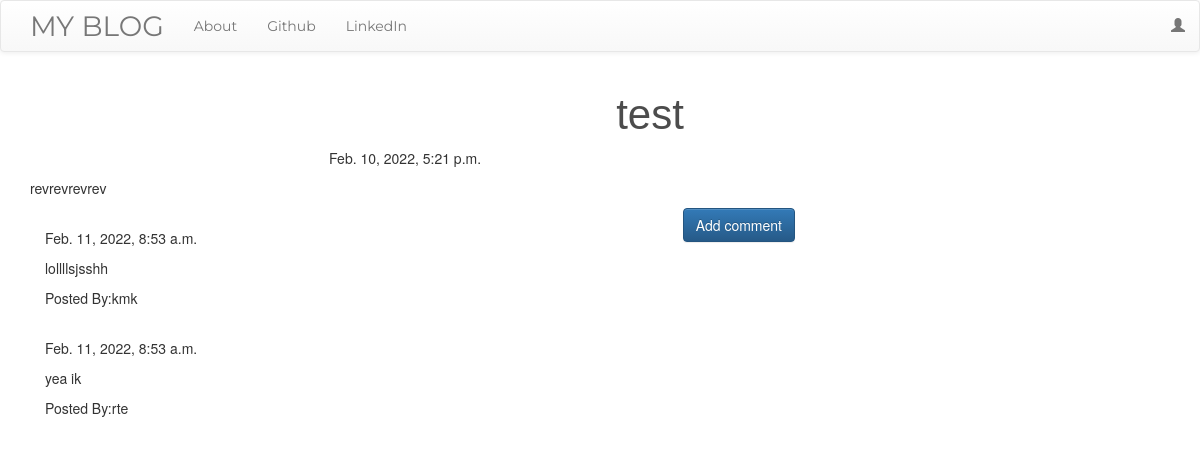
The app's page /post/4/ with its own data.
### blog/models.py (models this page shows, shortened)
class Post(models.Model):
    author = models.ForeignKey('auth.User',on_delete=models.CASCADE)
    title = models.CharField(max_length=200)
    text = models.TextField()
    create_date=models.DateTimeField(default=timezone.now())
    published_date=models.DateTimeField(blank=True,null=True)

class Comment(models.Model):
    post=models.ForeignKey('blog.post',related_name='comments',on_delete=models.CASCADE)
    author=models.CharField(max_length=200)
    text = models.TextField()
    created_date=models.DateTimeField(default=timezone.now())
    approved_comment=models.BooleanField(default=False)

### blog/views.py (the view)
# urls.py: path('post/<pk>/',views.PostDetailView.as_view(),name='post_detail'),
class PostDetailView(DetailView):
    model=Post

### blog/templates/blog/post_detail.html (shortened to what this page needs)
{%extends "blog/base.html" %}
{% block content %}
  <h1 class="posttitle loader">{{post.title}}</h1>
  {% if post.published_date %}
  <div class="date postdate">
    {{post.published_date}}
  </div>
  {% else %}
  <a class="btn btn-default" href="{% url 'post_publish' pk=post.pk %}">Publish</a>
  {% endif %}
  <p class="postcontent">{{post.text|safe|linebreaksbr}}</p>
    <a class="btn btn-primary btn-comment" href="{% url 'add_comment_to_post' pk=post.pk %}">Add comment</a>
    <div class="container">
      {% for comment in post.comments.all %}
      <br>
        {% if user.is_authenticated or comment.approved_comment %}
        {{comment.created_date}}
<p>{{comment.text|safe|linebreaks}}</p>
<p>Posted By:{{comment.author}}</p>
{%endif%}
{% empty %}
<p>No comments</p>
      {%endfor%}
    </div>
{% endblock %}

### blog/templates/blog/base.html (shortened to what this page needs)
<!DOCTYPE html>
{% load static %}
<html lang="en" dir="ltr">
  <head>
    <link rel="stylesheet" href="https://stackpath.bootstrapcdn.com/bootstrap/3.4.1/css/bootstrap.min.css">
    <link rel="stylesheet" href="//cdn.jsdelivr.net/npm/medium-editor@latest/dist/css/medium-editor.min.css" type="text/css" media="screen" charset="utf-8">
    <link rel="stylesheet" href="https://stackpath.bootstrapcdn.com/bootstrap/3.4.1/css/bootstrap-theme.min.css">
<link rel="stylesheet" href="{% static 'css/blog.css' %}">
  </head>
  <body class='loader'>
<nav class="navbar navbar-default techfont custom-navbar">
  <div class="container">
    <ul class='nav navbar-nav' >
      <li> <a class='navbar-brand bigbrand' href="{% url 'post_list' %}">MY BLOG</a> </li>
      <li> <a href="{% url 'about' %}">About</a> </li>
      <li> <a href="https://github.com/">Github</a> </li>
      <li> <a href="https://www.linkedin.com">LinkedIn</a> </li>
    </ul>
<ul class='nav navbar-nav navbar-right'>
  {% if user.is_authenticated %}
    <li>
      <a href="{% url 'post_new' %}">New Post</a>
    </li>
    <li>
      <a href="{% url 'post_draft_list' %}">Drafts</a>
    </li>
    <li>
      <a href="{% url 'logout' %}">Log out</a>
    </li>
    <li>
<a >Welcome:{{user.username}}</a>
    </li>
      {%else%}
      <li> <a class='nav navbar-right' href="{% url 'login' %}"> <span class='glyphicon glyphicon-user'></span> </a> </li>
  {% endif %}
</ul>
  </div>
</nav>
<div class="content container">
  <div class="row">
    <div class="col-md-8">
      <div class="blog_posts">
        {% block content %}
        {% endblock %}
      </div>
    </div>
  </div>
</div>
  </body>
</html>

### blog/static/css/blog.css (style rules this page uses)
.techfont { font-family: 'Montserrat', sans-serif; }
.bigbrand { font-size:2em; }
.postdate { text-align: center; }
.posttitle { font-family:'Russo One',sans-serif; font-size: 3em; text-align: center; }
.postcontent { font-family:'Montserrat'; font-size:1.5em; }
.btn-comment { position:absolute; right:0; }
h1 { font-family: Oak,sans-serif; color: rgba(0,0,0,0.7); position:relative; top:calc(50% - 80px); left:calc(50% - 130px); }
.loader { filter:hue-rotate(360deg); color:linear-gradient(45deg,#0f8,#08f); animation:hue 10000ms infinite linear; }

### records on screen
Post: title "test", published_date "Feb. 10, 2022, 5:21 p.m.", text "revrevrevrev"
Comment: created_date "Feb. 11, 2022, 8:53 a.m.", text "lollllsjsshh", author "kmk"
Comment: created_date "Feb. 11, 2022, 8:53 a.m.", text "yea ik", author "rte"
